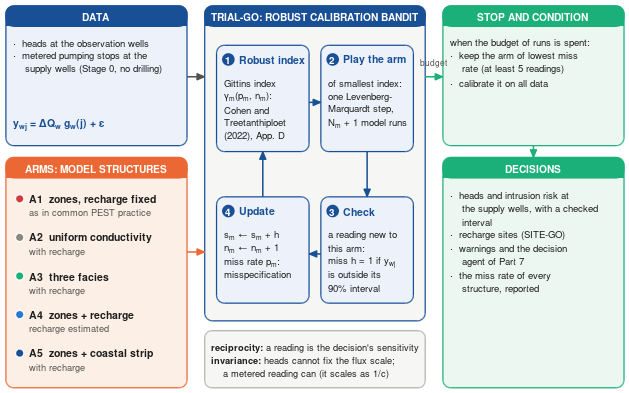
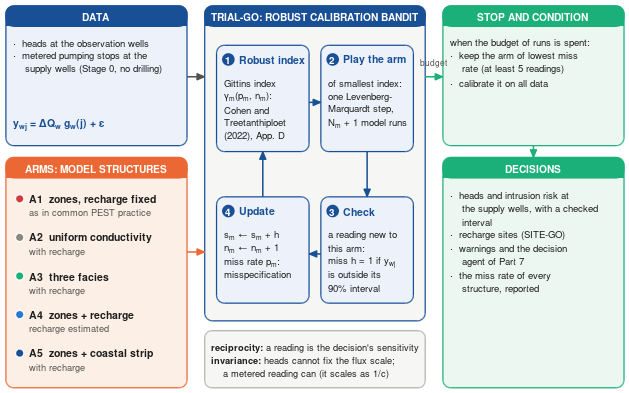

These figures' MATLAB source, in order:
function trial_go_scheme(outDir)
%TRIAL_GO_SCHEME How TRIAL-GO, the robust calibration bandit over model structures, works in the CERTAIN-COAST system.
%   trial_go_scheme(OUTDIR) draws the diagram (16 x 10 cm) and saves fig_trial_go_scheme.png (300 dpi) and .pdf in
%   OUTDIR (default: the folder of this file). Same palette and font scaling as run_all_figures.m.
%   GNU Octave without a display: xvfb-run -a octave --no-gui --eval "trial_go_scheme"
%
%   Copyright 2026 Dulian Zeqiraj. Licensed under the Apache License 2.0.

if nargin < 1 || isempty(outDir)
    outDir = fileparts(mfilename('fullpath'));
end
if exist('OCTAVE_VERSION', 'builtin') ~= 0 && any(strcmp(available_graphics_toolkits(), 'qt'))
    graphics_toolkit('qt');
end
pal = palette();
W = 16; H = 10;
fig = figure('Visible', 'off', 'Color', 'w', 'Units', 'centimeters', 'Position', [2 2 W H], ...
             'PaperUnits', 'centimeters', 'PaperSize', [W H], 'PaperPosition', [0 0 W H], ...
             'PaperPositionMode', 'manual', 'InvertHardcopy', 'off');
ax = axes('Parent', fig, 'Units', 'normalized', 'Position', [0 0 1 1], 'XLim', [0 W], 'YLim', [0 H], ...
          'Visible', 'off', 'NextPlot', 'add');
navy = pal.darkBlue; ink = [0.12 0.12 0.12]; grey = pal.ink2;
fillN = [0.93 0.95 0.98]; fillO = [0.99 0.94 0.90]; fillG = [0.92 0.97 0.94]; fillL = [0.965 0.965 0.955];
B = 6.4;                                         % body text size (pt, before the 8 % scale of fs)

% ---------------------------------------------------------------------------------------------- left column
card(ax, 0.15, 6.30, 4.60, 3.55, fillN, navy, 'DATA');
txt(ax, 0.35, 8.92, {'\bullet  heads at the observation wells', '\bullet  metered pumping stops at the', ...
                     '    supply wells (Stage 0, no drilling)'}, B, ink);
txt(ax, 0.35, 6.85, {'y_{wj} = \DeltaQ_w g_w(j) + \epsilon'}, 7.0, navy, 'bold');

card(ax, 0.15, 0.15, 4.60, 5.85, fillO, pal.orange, 'ARMS: MODEL STRUCTURES');
armc = [pal.red; pal.muted; pal.aqua; pal.blue; pal.darkBlue];
arms = {'A1  zones, recharge fixed', 'A2  uniform conductivity', 'A3  three facies', 'A4  zones + recharge', ...
        'A5  zones + coastal strip'};
note = {'as in common PEST practice', 'with recharge', 'with recharge', 'recharge estimated', 'with recharge'};
for k = 1:5
    y = 4.95 - (k - 1) * 0.98;
    plot(ax, 0.50, y, 'o', 'MarkerSize', 6, 'MarkerFaceColor', armc(k, :), 'MarkerEdgeColor', 'w', 'LineWidth', 0.6);
    text(ax, 0.75, y, arms{k}, 'FontName', 'Helvetica', 'FontSize', fs(7.0), 'Color', ink, 'FontWeight', 'bold', ...
         'VerticalAlignment', 'middle');
    text(ax, 0.75, y - 0.36, note{k}, 'FontName', 'Helvetica', 'FontSize', fs(6.2), 'Color', grey, ...
         'VerticalAlignment', 'middle');
end

% ---------------------------------------------------------------------------------------------- centre: the loop
card(ax, 5.20, 1.85, 5.60, 8.00, fillL, navy, 'TRIAL-GO: ROBUST CALIBRATION BANDIT');
bw = 2.35; bh = 2.70; xl = 5.50; xr = 8.15; yt = 6.15; yb = 2.30;
box(ax, xl, yt, bw, bh, fillN, navy);  step(ax, xl, yt + bh, '1', 'Robust index', navy);
txt(ax, xl + 0.20, yt + bh - 0.95, {'Gittins index', '\gamma_m(p_m, n_m):', 'Cohen and', 'Treetanthiploet', '(2022), App. D'}, B, ink);
box(ax, xr, yt, bw, bh, fillN, navy);  step(ax, xr, yt + bh, '2', 'Play the arm', navy);
txt(ax, xr + 0.20, yt + bh - 0.95, {'of smallest index:', 'one Levenberg-', 'Marquardt step,', 'N_m + 1 model runs'}, B, ink);
box(ax, xr, yb, bw, bh, fillN, navy);  step(ax, xr, yb + bh, '3', 'Check', navy);
txt(ax, xr + 0.20, yb + bh - 0.95, {'a reading new to', 'this arm:', 'miss h = 1 if y_{wj}', 'is outside its', '90% interval'}, B, ink);
box(ax, xl, yb, bw, bh, fillN, navy);  step(ax, xl, yb + bh, '4', 'Update', navy);
txt(ax, xl + 0.20, yb + bh - 0.95, {'s_m \leftarrow s_m + h', 'n_m \leftarrow n_m + 1', 'miss rate p_m:', 'misspecification'}, B, ink);
arrow(ax, [xl + bw, xr], [yt + 1.25, yt + 1.25], navy);                         % 1 -> 2
arrow(ax, [xr + bw / 2, xr + bw / 2], [yt, yb + bh], navy);                     % 2 -> 3
arrow(ax, [xr, xl + bw], [yb + 1.25, yb + 1.25], navy);                         % 3 -> 4
arrow(ax, [xl + bw / 2, xl + bw / 2], [yb + bh, yt], navy);                     % 4 -> 1

rbox(ax, 5.20, 0.15, 5.60, 1.45, fillL, pal.refGray, 0.18);
txt(ax, 5.38, 1.18, {'\bfreciprocity:\rm a reading is the decision''s sensitivity', ...
                     '\bfinvariance:\rm heads cannot fix the flux scale;', ...
                     '    a metered reading can (it scales as 1/c)'}, 6.2, ink);

arrow(ax, [4.75 5.20], [8.05 8.05], grey);                      % data -> loop
arrow(ax, [4.75 5.20], [3.60 3.60], pal.orange);                % arms -> loop

% ---------------------------------------------------------------------------------------------- right column
card(ax, 11.25, 6.30, 4.60, 3.55, fillG, pal.aqua, 'STOP AND CONDITION');
txt(ax, 11.45, 8.92, {'when the budget of runs is spent:', '\bullet  keep the arm of lowest miss', ...
                      '    rate (at least 5 readings)', '\bullet  calibrate it on all data'}, B, ink);
card(ax, 11.25, 0.15, 4.60, 5.85, fillG, pal.aqua, 'DECISIONS');
txt(ax, 11.45, 5.05, {'\bullet  heads and intrusion risk at', '    the supply wells, with a checked', ...
                      '    interval', '\bullet  recharge sites (SITE-GO)', '\bullet  warnings and the decision', ...
                      '    agent of Part 7', '\bullet  the miss rate of every', '    structure, reported'}, B, ink);
arrow(ax, [10.80 11.25], [8.05 8.05], pal.aqua);
text(ax, 11.03, 8.40, 'budget', 'FontName', 'Helvetica', 'FontSize', fs(5.6), 'Color', grey, ...
     'HorizontalAlignment', 'center');
arrow(ax, [13.55 13.55], [6.30 6.00], pal.aqua);

png = fullfile(outDir, 'fig_trial_go_scheme.png');
pdf = fullfile(outDir, 'fig_trial_go_scheme.pdf');
print(fig, '-dpng', '-r375', png);
print(fig, '-dpdf', '-painters', pdf);
close(fig);
fprintf('saved %s and %s\n', png, pdf);
end

% ================================================================================================== helpers
function y = fs(n)
y = 1.08 * n;                     % the font scale of run_all_figures.m
end

function pal = palette()
pal.blue = [42 120 214] / 255; pal.darkBlue = [24 79 149] / 255; pal.orange = [235 104 52] / 255;
pal.aqua = [27 175 122] / 255; pal.red = [208 59 59] / 255; pal.ink2 = [82 81 78] / 255;
pal.muted = [137 135 129] / 255; pal.refGray = [178 177 170] / 255;
end

function rbox(ax, x, y, w, h, face, edge, r)
rectangle('Parent', ax, 'Position', [x y w h], 'Curvature', [min(1, 2 * r / w) min(1, 2 * r / h)], ...
          'FaceColor', face, 'EdgeColor', edge, 'LineWidth', 0.9);
end

function box(ax, x, y, w, h, face, edge)
rbox(ax, x, y, w, h, face, edge, 0.20);
end

function card(ax, x, y, w, h, face, edge, title)
% a rounded box with a coloured title bar
rbox(ax, x, y, w, h, face, edge, 0.20);
rbox(ax, x, y + h - 0.52, w, 0.52, edge, edge, 0.20);
patch('Parent', ax, 'XData', [x x + w x + w x], 'YData', [y + h - 0.52, y + h - 0.52, y + h - 0.28, y + h - 0.28], ...
      'FaceColor', edge, 'EdgeColor', 'none');
text(ax, x + w / 2, y + h - 0.26, title, 'FontName', 'Helvetica', 'FontSize', fs(6.8), 'FontWeight', 'bold', ...
     'Color', 'w', 'HorizontalAlignment', 'center', 'VerticalAlignment', 'middle');
end

function step(ax, x, ytop, s, title, col)
% the number of a step in a filled circle and its title, at the top of a box
plot(ax, x + 0.30, ytop - 0.36, 'o', 'MarkerSize', 8.5, 'MarkerFaceColor', col, 'MarkerEdgeColor', col);
text(ax, x + 0.30, ytop - 0.36, s, 'FontName', 'Helvetica', 'FontSize', fs(6.6), 'FontWeight', 'bold', 'Color', 'w', ...
     'HorizontalAlignment', 'center', 'VerticalAlignment', 'middle');
text(ax, x + 0.58, ytop - 0.36, title, 'FontName', 'Helvetica', 'FontSize', fs(7.0), 'FontWeight', 'bold', ...
     'Color', col, 'VerticalAlignment', 'middle');
end

function txt(ax, x, y, lines, size, col, weight)
if nargin < 7, weight = 'normal'; end
dy = 0.0352 * size * 1.08 * 1.40;            % line pitch in cm for a font of SIZE pt
for k = 1:numel(lines)
    text(ax, x, y - (k - 1) * dy, lines{k}, 'FontName', 'Helvetica', 'FontSize', fs(size), 'Color', col, ...
         'FontWeight', weight, 'VerticalAlignment', 'middle', 'Interpreter', 'tex');
end
end

function arrow(ax, xs, ys, col)
plot(ax, xs, ys, '-', 'Color', col, 'LineWidth', 1.1);
x1 = xs(end - 1); y1 = ys(end - 1); x2 = xs(end); y2 = ys(end);
L = hypot(x2 - x1, y2 - y1); ux = (x2 - x1) / L; uy = (y2 - y1) / L;
a = 0.20; b = 0.085;
patch('Parent', ax, 'XData', [x2, x2 - a * ux + b * uy, x2 - a * ux - b * uy], ...
      'YData', [y2, y2 - a * uy - b * ux, y2 - a * uy + b * ux], 'FaceColor', col, 'EdgeColor', col);
end
